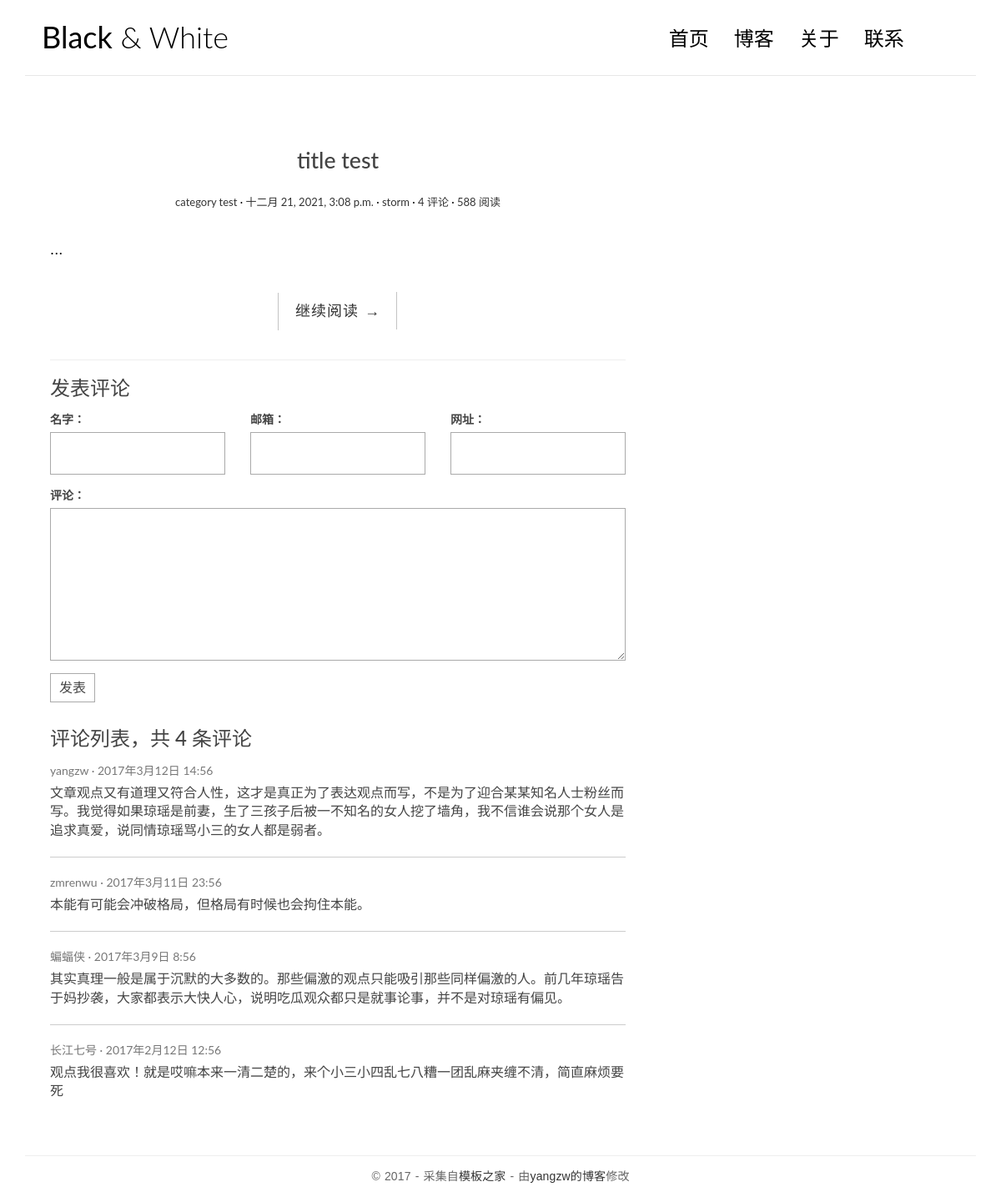
Page /posts/1/ on the earlier database version.
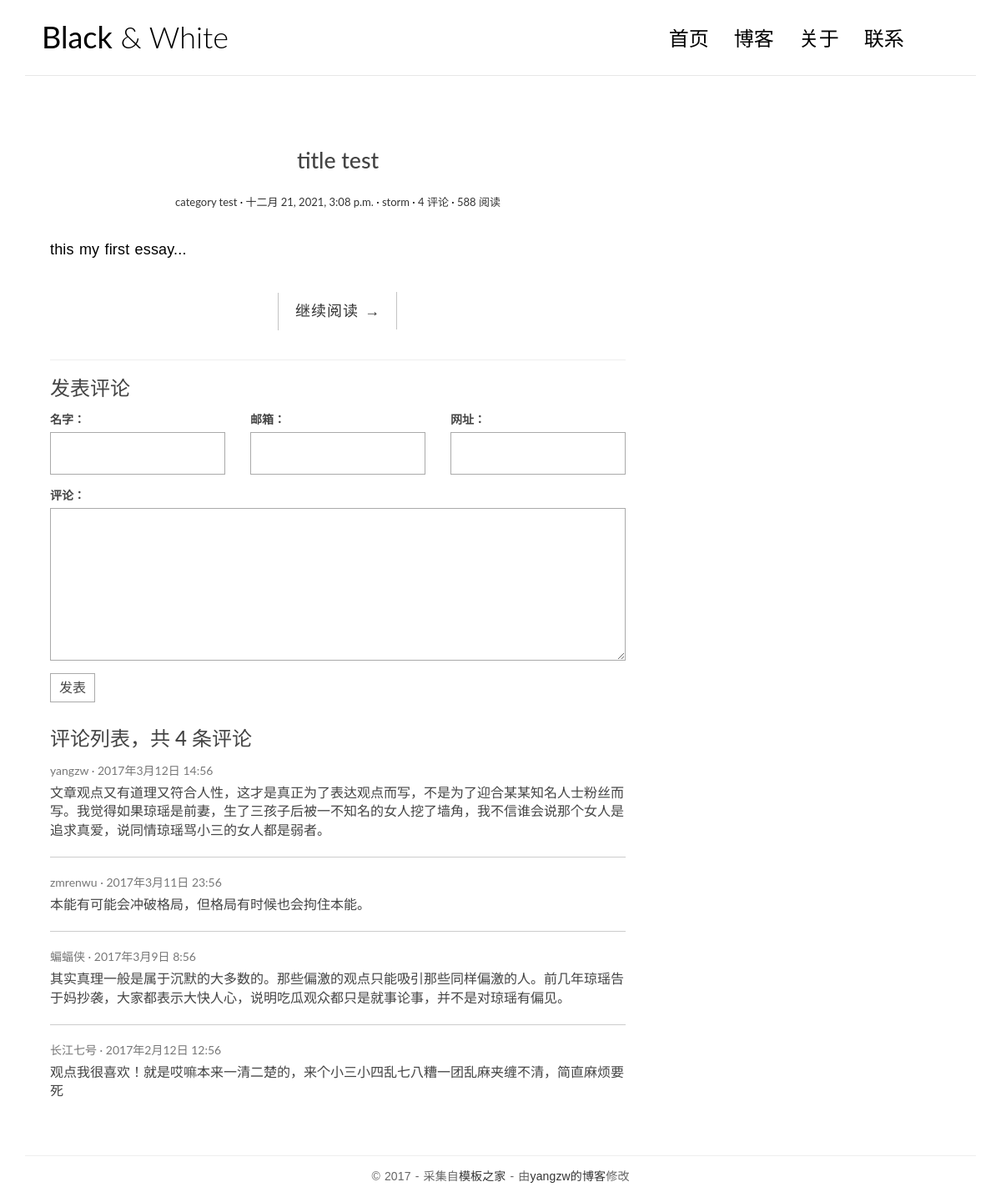
Same page on the later database version.
### blog/models.py (models this page shows, shortened)
class Post(models.Model):
    title = models.CharField(max_length=70, verbose_name='文章标题')
    body = models.TextField(verbose_name='文章正文')
    created_time = models.DateTimeField(verbose_name='创建时间', default=timezone.now)
    modified_time = models.DateTimeField(verbose_name='修改时间')
    excerpt = models.CharField(max_length=200, blank=True, verbose_name='摘要')
    category = models.ForeignKey(Category, on_delete=models.CASCADE, verbose_name='分类')
    tags = models.ManyToManyField(Tag, blank=True, verbose_name='标签')
    author = models.ForeignKey(User, on_delete=models.CASCADE, verbose_name='作者')
    def get_absolute_url(self):
        return reverse('blog:detail', kwargs={'pk': self.pk})
    class Meta:
        verbose_name = '文章'
        verbose_name_plural = verbose_name
        ordering = ['-created_time']

class Category(models.Model):
    name = models.CharField(max_length=100, verbose_name='分类名')
    class Meta:
        verbose_name = '分类'
        verbose_name_plural = verbose_name

### blog/views.py (the view)
# urls.py: path('posts/<int:pk>/', views.detail, name='detail')
def detail(request, pk):
	post = get_object_or_404(Post, pk=pk)
	md = markdown.Markdown(extensions=[
		'markdown.extensions.extra',
		'markdown.extensions.codehilite',
		TocExtension(slugify=slugify)
	])
	post.body = md.convert(post.body)
	m = re.search(r'<div class="toc">\s*<ul>(.*)</ul>\s*</div>', md.toc, re.S)
	post.toc = m.group(1) if m is not None else ''
	return render(request, 'blog/detail.html', context={'post': post})

### templates/blog/detail.html (shortened to what this page needs)
{% extends 'base.html' %}
{% block main %}
<article class="post post-{{ post.pk }}">
    <header class="entry-header">
        <h1 class="entry-title">{{ post.title }}</h1>
        <div class="entry-meta">
            <span class="post-category"><a href="#">{{ post.category.name }}</a></span>
            <span class="post-date"><a href="#"><time class="entry-date"
                                                      datetime="{{ post.created_time }}">{{ post.created_time }}</time></a></span>
            <span class="post-author"><a href="#">{{ post.author }}</a></span>
            <span class="comments-link"><a href="#">4 评论</a></span>
            <span class="views-count"><a href="#">588 阅读</a></span>
        </div>
    </header>
    <div class="entry-content clearfix">
      <p>{{ post.excerpt }}...</p>
      <div class="read-more cl-effect-14">
          <a href="{{ post.get_absolute_url }}" class="more-link">继续阅读 <span class="meta-nav">→</span></a>
      </div>
  </div>
</article>
<section class="comment-area" id="comment-area">
    <hr>
    <h3>发表评论</h3>
    <form action="#" method="post" class="comment-form">
        <div class="row">
            <div class="col-md-4">
                <label for="id_name">名字：</label>
                <input type="text" id="id_name" name="name" required>
            </div>
            <div class="col-md-4">
                <label for="id_email">邮箱：</label>
                <input type="email" id="id_email" name="email" required>
            </div>
            <div class="col-md-4">
                <label for="id_url">网址：</label>
                <input type="text" id="id_url" name="url">
            </div>
            <div class="col-md-12">
                <label for="id_comment">评论：</label>
                <textarea name="comment" id="id_comment" required></textarea>
                <button type="submit" class="comment-btn">发表</button>
            </div>
        </div>
    </form>
    <div class="comment-list-panel">
        <h3>评论列表，共 <span>4</span> 条评论</h3>
        <ul class="comment-list list-unstyled">
            <li class="comment-item">
                <span class="nickname">yangzw</span>
                <time class="submit-date" datetime="2012-11-09T23:15:57+00:00">2017年3月12日 14:56</time>
                <div class="text">
                    文章观点又有道理又符合人性，这才是真正为了表达观点而写，不是为了迎合某某知名人士粉丝而写。我觉得如果琼瑶是前妻，生了三孩子后被一不知名的女人挖了墙角，我不信谁会说那个女人是追求真爱，说同情琼瑶骂小三的女人都是弱者。
                </div>
            </li>
            <li class="comment-item">
                <span class="nickname">zmrenwu</span>
                <time class="submit-date" datetime="2012-11-09T23:15:57+00:00">2017年3月11日 23:56</time>
                <div class="text">
                    本能有可能会冲破格局，但格局有时候也会拘住本能。
                </div>
            </li>
            <li class="comment-item">
                <span class="nickname">蝙蝠侠</span>
                <time class="submit-date" datetime="2012-11-09T23:15:57+00:00">2017年3月9日 8:56</time>
                <div class="text">
                    其实真理一般是属于沉默的大多数的。那些偏激的观点只能吸引那些同样偏激的人。前几年琼瑶告于妈抄袭，大家都表示大快人心，说明吃瓜观众都只是就事论事，并不是对琼瑶有偏见。
                </div>
            </li>
            <li class="comment-item">
                <span class="nickname">长江七号</span>
                <time class="submit-date" datetime="2012-11-09T23:15:57+00:00">2017年2月12日 12:56</time>
                <div class="text">
                    观点我很喜欢！就是哎嘛本来一清二楚的，来个小三小四乱七八糟一团乱麻夹缠不清，简直麻烦要死
                </div>
            </li>
        </ul>
    </div>
</section>
{% endblock main %}

### templates/base.html (shortened to what this page needs)
{% load static %}
<html>
<head>
    <link href="https://cdn.bootcss.com/highlight.js/9.15.8/styles/github.min.css" rel="stylesheet">
    <link rel="stylesheet" href="http://code.ionicframework.com/ionicons/2.0.1/css/ionicons.min.css">
    <link rel="stylesheet" href="{% static 'blog/css/bootstrap.min.css' %}">
    <link rel="stylesheet" href="{% static 'blog/css/pace.css' %}">
    <link rel="stylesheet" href="{% static 'blog/css/custom.css' %}">
</head>
<body>
<div class="container">
    <header id="site-header">
        <div class="row">
            <div class="col-md-4 col-sm-5 col-xs-8">
                <div class="logo">
                    <h1><a href="index.html"><b>Black</b> &amp; White</a></h1>
                </div>
            </div>
            <div class="col-md-8 col-sm-7 col-xs-4">
                <nav class="main-nav" role="navigation">
                    <div class="collapse navbar-collapse" id="bs-example-navbar-collapse-1">
                        <ul class="nav navbar-nav navbar-right">
                            <li class="cl-effect-11"><a href="index.html" data-hover="首页">首页</a></li>
                            <li class="cl-effect-11"><a href="full-width.html" data-hover="博客">博客</a></li>
                            <li class="cl-effect-11"><a href="about.html" data-hover="关于">关于</a></li>
                            <li class="cl-effect-11"><a href="contact.html" data-hover="联系">联系</a></li>
                        </ul>
                    </div>
                </nav>
            </div>
        </div>
    </header>
</div>
<div class="content-body">
    <div class="container">
        <div class="row">
            <main class="col-md-8">
                {% block main %}
                {% endblock main %}
            </main>
            <aside class="col-md-4">
            </aside>
        </div>
    </div>
</div>
<footer id="site-footer">
    <div class="container">
        <div class="row">
            <div class="col-md-12">
                <p class="copyright">&copy 2017 - 采集自<a href="http://www.cssmoban.com/"
                                                        target="_blank" title="模板之家">模板之家</a>
                    - 由<a href="http://zmrenwu.com/" title="网页模板" target="_blank">yangzw的博客</a>修改
                </p>
            </div>
        </div>
    </div>
</footer>
</body>
</html>

### blog/static/blog/css/custom.css (style rules this page uses)
* { outline: none; }
h1, h2, h3, h4, h5, h6 { margin-top: 0; }
b { font-weight: 400; }
a { color: #333; }
body { color: #444; font-family: 'Lato', sans-serif; }
p { font-family: 'Ubuntu', sans-serif; font-weight: 400; word-spacing: 1px; letter-spacing: 0.01em; }
#site-header { background-color: #FFF; padding: 25px 20px; margin-bottom: 40px; border-bottom: 1px solid #e7e7e7; }
.logo h1 a { color: #000; }
.logo h1 { margin: 0; font-family: 'Lato', sans-serif; font-weight: 300; }
.main-nav { margin-top: 11px; max-width: 95%; }
.main-nav a { color: #000000 !important; padding: 0 0 5px 0 !important; margin-right: 30px; font-family: 'Lato', sans-serif; font-weight: 300; font-size: 24px; }
.cl-effect-11 a { padding: 10px 0; color: #0972b4; text-shadow: none; }
.cl-effect-11 a::before { position: absolute; top: 0; left: 0; overflow: hidden; padding: 0 0 5px 0 !important; max-width: 0; border-bottom: 1px solid #000; color: #000; content: attr(data-hover); white-space: nowrap; -webkit-transition: max-width 0.5s; -moz-transition: max-width 0.5s; transition: max-width 0.5s; }
.content-body { padding-bottom: 4em; }
.post { background: #fff; padding: 30px 30px 0; }
.entry-title { text-align: center; font-size: 1.9em; margin-bottom: 20px; line-height: 1.6; padding: 10px 20px 0; }
.entry-meta { text-align: center; color: #DDDDDD; font-size: 13px; margin-bottom: 30px; }
.entry-content { font-size: 18px; line-height: 1.9; font-weight: 300; color: #000; }
.post-category::after, .post-date::after, .post-author::after, .comments-link::after { content: ' ·'; color: #000; }
.read-more { font-family: 'Ubuntu', sans-serif; font-weight: 400; word-spacing: 1px; letter-spacing: 0.01em; text-align: center; margin-top: 20px; }
.cl-effect-14 a { padding: 0 20px; height: 45px; line-height: 45px; position: relative; display: inline-block; margin: 15px 25px; letter-spacing: 1px; font-weight: 400; text-shadow: 0 0 1px rgba(255, 255, 255, 0.3); }
.cl-effect-14 a::before, .cl-effect-14 a::after { position: absolute; width: 45px; height: 1px; background: #C3C3C3; content: ''; -webkit-transition: all 0.3s; -moz-transition: all 0.3s; transition: all 0.3s; pointer-events: none; }
.cl-effect-14 a::before { top: 0; left: 0; -webkit-transform: rotate(90deg); -moz-transform: rotate(90deg); transform: rotate(90deg); -webkit-transform-origin: 0 0; -moz-transform-origin: 0 0; transform-origin: 0 0; }
.cl-effect-14 a::after { right: 0; bottom: 0; -webkit-transform: rotate(90deg); -moz-transform: rotate(90deg); transform: rotate(90deg); -webkit-transform-origin: 100% 0; -moz-transform-origin: 100% 0; transform-origin: 100% 0; }
#site-footer { padding-top: 10px; padding: 0 0 1.5em 0; }
.copyright { text-align: center; padding-top: 1em; margin: 0; border-top: 1px solid #eee; color: #666; }
.contact-form input, .comment-form input { border: 1px solid #aaa; margin-bottom: 15px; width: 100%; padding: 15px 15px; font-size: 16px; line-height: 100%; transition: 0.4s border-color linear; }
.contact-form textarea, .comment-form textarea { border: 1px solid #aaa; margin-bottom: 15px; width: 100%; padding: 15px 15px; font-size: 16px; line-height: 20px !important; min-height: 183px; transition: 0.4s border-color linear; }
.comment-area { padding: 0 30px 0; }
.comment-form { margin-top: 15px; }
.comment-form .comment-btn { background-color: #fff; border: 1px solid #aaa; font-size: 16px; padding: 5px 10px; }
.comment-list-panel { margin-top: 30px; }
.comment-list { margin-top: 15px; }
.comment-item:not(:last-child) { border-bottom: 1px #ccc solid; margin-bottom: 20px; padding-bottom: 20px; }
.comment-item .nickname, .comment-item .submit-date { color: #777; font-size: 14px; }
.comment-item .nickname:after { content: ' ·'; }
.comment-item .text { padding-top: 5px; font-size: 16px; }

Differences in the rows shown:
changed Post "title test": excerpt (not shown) → "this my first essay"
